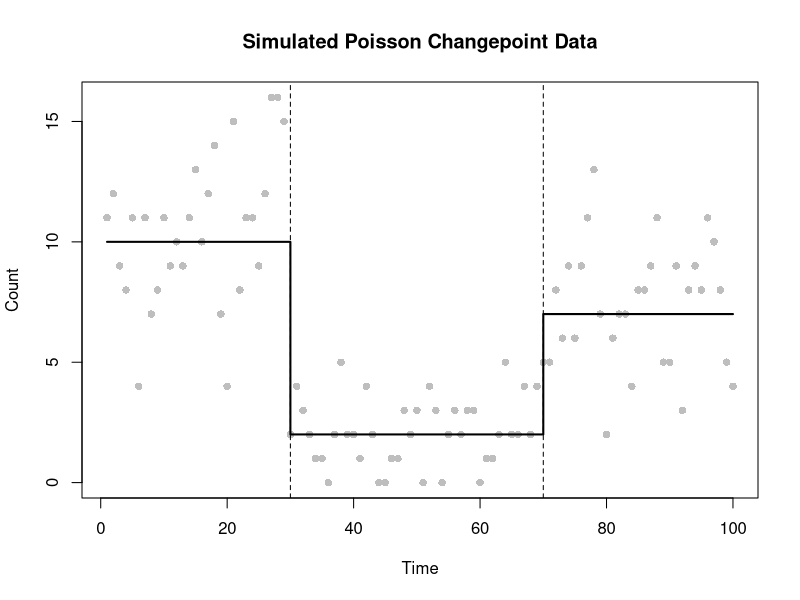
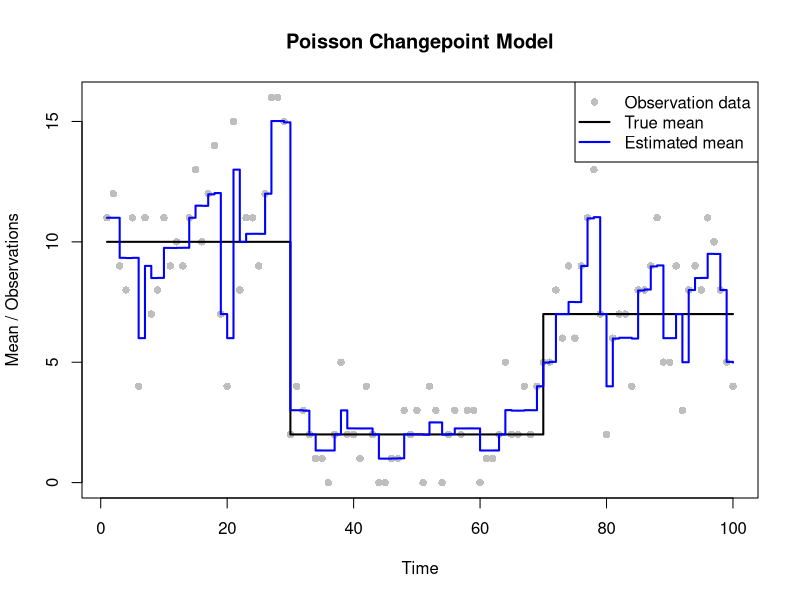
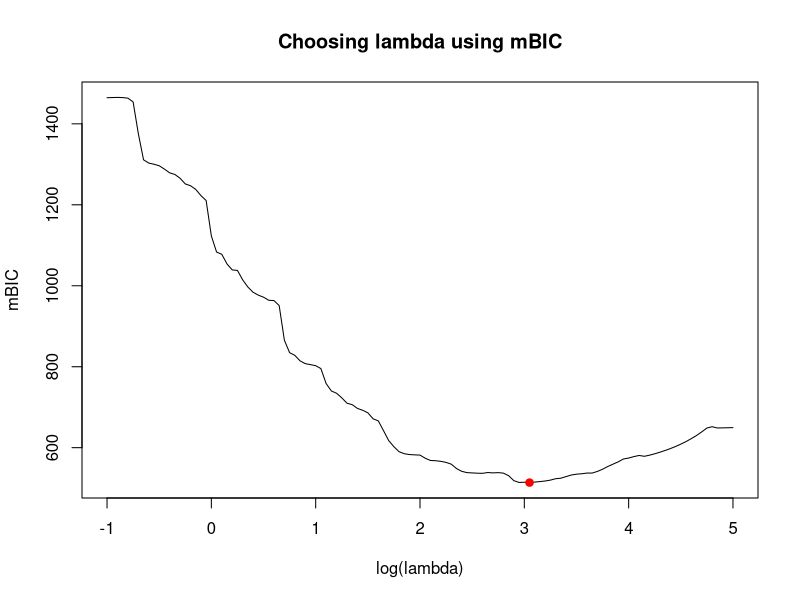
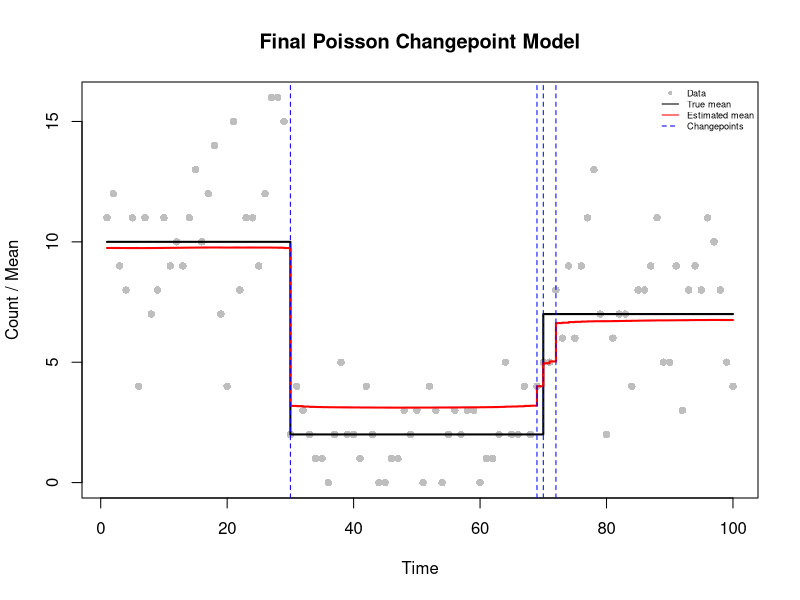
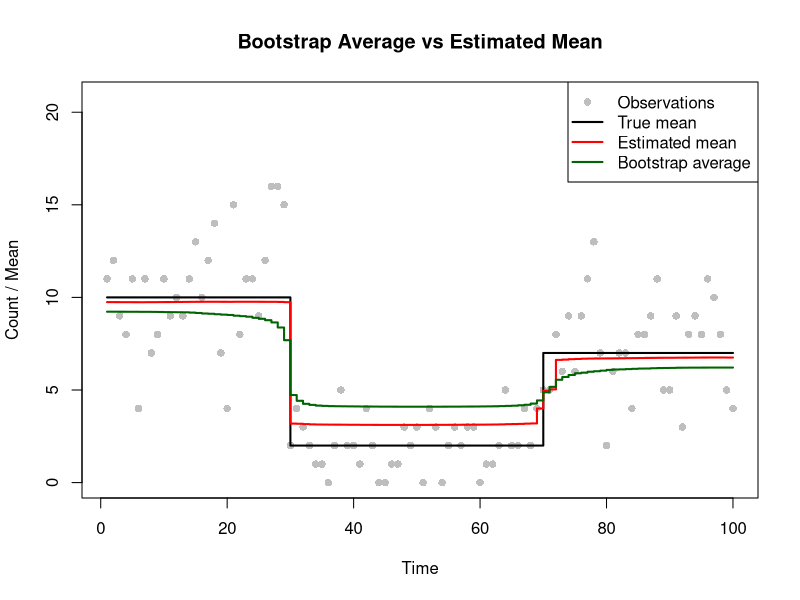
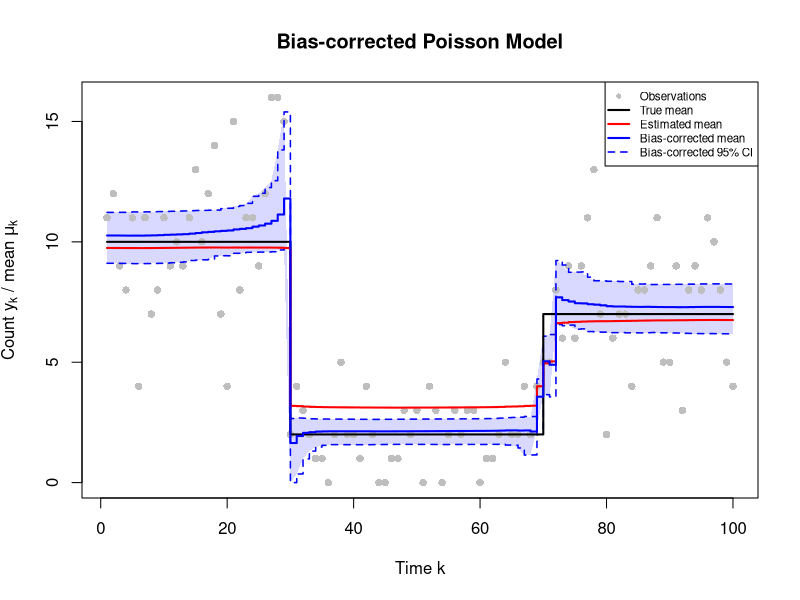

The R source for these figures, in order:
# =============================================================================
# Changepoint Estimation
#
#
# GitHub repository: https://github.com/pierrickdb/Group-15-Statistical-Programming
#
# Authors:
# Pierrick de Boer: S3034691
# Fagan Ganbarli: S3015664
# Raneem Alluhaydan: S3044929
#
# Contributions:
# Fagan Ganbarli (33.33%): Task 1-3
# Raneem Alluhaydan (33.33%): Task 4-5
# Pierrick de Boer (33.33%): Task 6-7
#
# Overview:
# Estimate changepoints in Poisson data using a smoothed LASSO penalty.
# Choose lambda by minimising mBIC.
# Use parametric bootstrapping for bias correction and confidence intervals.
#
# Main functions:
# 1. poisson_lasso_objective: Calculates the penalised cost.
# 2. poisson_lasso_grad: Calculates the gradient.
# 3. poisson_lasso_hess: Calculates the Hessian.
# 4. fd_jacobian: Checks derivatives numerically.
# 5. fit_poisson_lasso: Fits the model using BFGS.
# 6. poisson_lasso_edf: Calculates effective degrees of freedom.
# =============================================================================

# FUNCTION DEFINITIONS

# Task 2(a): Objective function
# Calculate the penalised negative log-likelihood
# for the Poisson changepoint model.

poisson_lasso_objective <- function(beta, y, lambda = 1, eps = 1e-6) {
  
  # Inputs:
  #   beta: Parameter vector of length n.
  #   y: Observed data vector.
  #   lambda: LASSO penalty parameter. Default value is 1.
  #   eps: Smoothing parameter. Default value is 1e-6.
  
  # Output:
  #   The penalised negative log-likelihood.
  
  # Method:
  #   Calculate the Poisson mean function, evaluate the
  #   negative log-likelihood and add the smoothed LASSO penalty.
  
  # Calculate the Poisson mean function.
  mu <- exp(cumsum(beta))
  
  # Calculate the negative Poisson log-likelihood.
  neg_loglik <- -sum(dpois(y, lambda = mu, log = TRUE))
  
  # Apply the smoothed LASSO penalty, excluding the first parameter.
  penalty <- lambda * sum(sqrt(beta[-1]^2 + eps))
  
  # Return the penalised objective function.
  return(neg_loglik + penalty)
}


# Task 2(b): Gradient function
# Calculate the gradient of the penalised objective function.

poisson_lasso_grad <- function(beta, y, lambda = 1, eps = 1e-6) {
  
  # Inputs:
  #   beta: Parameter vector of length n.
  #   y: Observed data vector.
  #   lambda: LASSO penalty parameter. Default value is 1.
  #   eps: Smoothing parameter. Default value is 1e-6.
  
  # Output:
  #   Gradient vector containing the first partial derivatives.
  
  # Method:
  #   Calculate the likelihood gradient using reverse cumulative
  #   sums and add the gradient of the smoothed penalty.
  
  # Calculate the Poisson mean function.
  mu <- exp(cumsum(beta))
  
  # Calculate the gradient of the negative log-likelihood.
  grad <- rev(cumsum(rev(mu - y)))
  
  # Add the penalty gradient, excluding the first parameter.
  grad[-1] <- grad[-1] +
    lambda * beta[-1] / sqrt(beta[-1]^2 + eps)
  
  # Return the gradient vector.
  return(grad)
}


# Task 2(c): Hessian function
# Calculate the Hessian matrix of the penalised objective function.

poisson_lasso_hess <- function(beta, y, lambda = 1, eps = 1e-6) {
  
  # Inputs:
  #   beta: Parameter vector of length n.
  #   y: Observed data vector.
  #   lambda: LASSO penalty parameter. Default value is 1.
  #   eps: Smoothing parameter. Default value is 1e-6.
  
  # Output:
  #   An n by n Hessian matrix containing the second derivatives.
  
  # Method:
  #   Calculate the likelihood Hessian using reverse cumulative sums
  #   and add the second derivatives of the penalty.
  
  # Store the number of parameters.
  n <- length(beta)
  mu <- exp(cumsum(beta))
  
  # Calculate reverse cumulative sums of the Poisson means.
  s <- rev(cumsum(rev(mu)))
  
  # Find the maximum index for each pair of parameters.
  idx <- outer(1:n, 1:n, pmax)
  H <- matrix(s[idx], n, n)
  
  # Calculate the second derivatives of the penalty.
  penalty_hess <- c(0, lambda * eps /
                      (beta[-1]^2 + eps)^(3/2))
  
  # Add the penalty derivatives to the diagonal.
  diag(H) <- diag(H) + penalty_hess
  
  # Return the Hessian matrix.
  return(H)
}


# Task 2(d): Numerical differentiation
# Use central finite differences to check the analytical
# gradient and Hessian functions.

fd_jacobian <- function(fn, beta, h = 1e-5) {
  
  # Inputs:
  #   fn: Function to differentiate.
  #   beta: Parameter vector at which derivatives are evaluated.
  #   h: Finite difference step size. Default value is 1e-5.
  
  # Output:
  #   Numerical Jacobian matrix.
  
  # Store the number of parameters.
  n <- length(beta)
  J <- matrix(0, length(fn(beta)), n)
  
  # Calculate numerical derivatives for each parameter.
  for (i in 1:n) {
    beta_plus <- beta_minus <- beta
    beta_plus[i] <- beta_plus[i] + h
    beta_minus[i] <- beta_minus[i] - h
    
    # Apply the central finite difference approximation.
    J[, i] <- (fn(beta_plus) - fn(beta_minus)) / (2 * h)
  }
  
  # Return the numerical Jacobian.
  return(J)
}


# Task 3: Fit the Poisson LASSO model using optim.
# Estimate the beta parameters by minimising the penalised
# negative log-likelihood using the BFGS method.

fit_poisson_lasso <- function(y, lambda = 1, beta_start = NULL) {
  
  # Inputs:
  #   y: Observed data vector.
  #   lambda: LASSO penalty parameter. Default value is 1.
  #   beta_start: Optional initial parameter vector.
  
  # Output:
  #   Optimisation results containing estimated parameters
  #   and convergence information.
  
  # Method:
  #   Initialise the parameters and minimise the objective
  #   function using BFGS with the analytical gradient.
  
  # Set the initial parameter values if none are provided.
  if (is.null(beta_start)) {
    beta_start <- c(log(mean(y)), rep(0, length(y) - 1))
  }
  
  # Fit the model using the BFGS optimisation method.
  fit <- optim(
    beta_start, poisson_lasso_objective,
    gr = poisson_lasso_grad,
    y = y, lambda = lambda,
    method = "BFGS",
    control = list(maxit = 10000, reltol = 1e-9)
  )
  
  # Check whether the optimisation algorithm converged.
  if (fit$convergence != 0) {
    warning(paste("No convergence at lambda =", lambda))
  }
  
  # Return the optimisation results.
  return(fit)
}


# Task 4: Calculate the effective degrees of freedom.

# Calculate the effective degrees of freedom using
# the penalised and unpenalised Hessian matrices.
poisson_lasso_edf <- function(beta, y, lambda) {
  
  # Inputs:
  #   beta: Estimated parameter vector.
  #   y: Observed data vector.
  #   lambda: LASSO penalty parameter.
  
  # Output:
  #   Effective degrees of freedom of the fitted model.
  
  # Method:
  #   Evaluate the penalised and unpenalised Hessians
  #   and calculate the trace of their matrix product.
  
  # Calculate the penalised Hessian.
  H1 <- poisson_lasso_hess(beta, y, lambda)
  
  # Calculate the unpenalised Hessian.
  H0 <- poisson_lasso_hess(beta, y, 0)
  
  # Calculate the effective degrees of freedom.
  edf <- sum(diag(solve(H1, H0)))
  
  # Return the effective degrees of freedom.
  return(edf)
}

# =============================================================================
# Analysis and testing
# =============================================================================

# Task 1: Generate the data set

# Define the number of observations and time points.
set.seed(12345)
n <- 100
time <- 1:n

# Specify the true changepoint locations.
tau_true <- c(1, 30, 70, n + 1)

# Calculate the true number of changepoints.
m_true <- length(tau_true) - 2

# Define the Poisson mean for each segment.
theta_true <- c(10, 2, 7)

mu_true <- numeric(n)

# Assign the corresponding mean to each time segment.
for (i in seq_along(theta_true)) {
  mu_true[tau_true[i]:(tau_true[i + 1] - 1)] <- theta_true[i]
}

# Generate observations from the Poisson changepoint model.
y <- rpois(n, lambda = mu_true)

# Plot the simulated observations and true mean function.
plot(time, y,
     pch = 16,
     col = "grey",
     xlab = "Time",
     ylab = "Count",
     main = "Simulated Poisson Changepoint Data")

lines(time, mu_true,
      col = "black",
      lwd = 2,
      type = "s")

abline(v = tau_true[-c(1, length(tau_true))],
       lty = "dashed")


# Task 2: Checking the gradient and Hessian

# Choose test parameter values for numerical differentiation.
beta_test <- c(log(mean(y)), rep(0.05, n - 1))

# Calculate the analytical gradient.
grad_analytical <- poisson_lasso_grad(beta_test, y)

# Approximate the gradient using central finite differences.
grad_numerical <- as.vector(fd_jacobian(
  function(b) poisson_lasso_objective(b, y),
  beta_test
))

# Calculate the analytical Hessian.
hess_analytical <- poisson_lasso_hess(beta_test, y)

# Approximate the Hessian using finite differences of the gradient.
hess_numerical <- fd_jacobian(
  function(b) poisson_lasso_grad(b, y),
  beta_test
)

# Compare the analytical and numerical derivatives.
max(abs(grad_analytical - grad_numerical))
max(abs(hess_analytical - hess_numerical))

# Gradient error = 4.230387e-07
# Hessian error = 5.817456e-07
# Both are close to zero, confirming the analytical derivatives.


# Task 3: Fit the model with lambda = 1

# Initialise the parameters using the sample mean.
beta_start <- c(log(mean(y)), rep(0, n - 1))

# Fit the Poisson LASSO model using BFGS.
fit <- fit_poisson_lasso(y, lambda = 1, beta_start = beta_start)

# Check whether the optimisation algorithm converged.
fit$convergence
fit$message

# Stop if the optimisation did not converge.
if (fit$convergence != 0) {
  stop("The model did not converge for lambda = 1.")
}

# Extract the estimated parameters and mean function.
beta_hat <- fit$par
mu_hat1 <- exp(cumsum(beta_hat))

# Plot the observations, true mean and estimated mean.
plot(time, y,
     pch = 16,
     col = "grey",
     xlab = "Time",
     ylab = "Mean / Observations",
     main = "Poisson Changepoint Model")

lines(time, mu_true,
      col = "black",
      lwd = 2,
      type = "s")

lines(time, mu_hat1,
      col = "blue",
      lwd = 2,
      type = "s")

legend("topright",
       legend = c("Observation data",
                  "True mean",
                  "Estimated mean"),
       col = c("grey", "black", "blue"),
       pch = c(16, NA, NA),
       lty = c(NA, 1, 1),
       lwd = c(NA, 2, 2))


# Task 4: Choosing lambda using mBIC

# Define the grid of log-lambda values.
lsp <- seq(-1, 5, by = 0.05)

# Initialise vectors for mBIC and effective degrees of freedom.
mbic <- rep(Inf, length(lsp))
edf <- rep(NA_real_, length(lsp))

# Use the initial parameter estimates for the first fit.
b0 <- beta_start

# Evaluate the model for each penalty value.
for (i in seq_along(lsp)) {
  
  # Convert the log-lambda value to lambda.
  lambda <- exp(lsp[i])
  
  # Fit the model using the current penalty value.
  fit_lambda <- fit_poisson_lasso(y, lambda, b0)
  
  # Skip penalty values where optimisation fails.
  if (fit_lambda$convergence != 0) {
    next
  }
  
  beta_lambda <- fit_lambda$par
  
  edf[i] <- poisson_lasso_edf(beta_lambda, y, lambda)
  
  # Calculate the fitted Poisson mean function.
  mu_lambda <- exp(cumsum(beta_lambda))
  
  # Calculate the maximised log-likelihood.
  ll <- sum(dpois(y, mu_lambda, log = TRUE))
  
  # Calculate the modified Bayesian Information Criterion.
  mbic[i] <- 3 * (edf[i] - 1) * log(n) - 2 * ll
  
  # Use the current estimates as starting values for the next fit.
  b0 <- beta_lambda
}

# Check that at least one penalty value has a valid mBIC.
if (all(!is.finite(mbic))) {
  stop("No valid mBIC values were obtained.")
}

# Find the penalty value that minimises mBIC.
i_opt <- which.min(mbic)
lambda_best <- exp(lsp[i_opt])

# Display the optimal penalty value.
lambda_best

# Display the optimal log-lambda, EDF and mBIC.
data.frame(
  log_lambda = lsp[i_opt],
  lambda = lambda_best,
  EDF = edf[i_opt],
  mBIC = mbic[i_opt]
)
# mBIC is minimised at log(lambda) = 3, giving lambda = 20.08554.

# Plot mBIC against log-lambda.
plot(lsp, mbic,
     type = "l",
     xlab = "log(lambda)",
     ylab = "mBIC",
     main = "Choosing lambda using mBIC")

points(lsp[i_opt], mbic[i_opt],
       col = "red",
       pch = 19)


# Task 5: Fit the final model

# Refit the model using the optimal penalty value.
fit_best <- fit_poisson_lasso(
  y, lambda_best,
  c(log(mean(y)), rep(0, n - 1))
)

# Check convergence of the final model.
fit_best$convergence

if (fit_best$convergence != 0) {
  stop("The final model did not converge.")
}

# Extract the final parameter estimates and mean function.
beta_best <- fit_best$par
mu_hat_best <- exp(cumsum(beta_best))

# Calculate the effective number of changepoints.
edf_best <- poisson_lasso_edf(beta_best, y, lambda_best)
m_hat <- floor(edf_best - 1)

# Identify the changepoints using the largest absolute coefficients.
# Exclude the first parameter because it represents the intercept.
if (m_hat > 0) {
  tau_hat <- sort(order(abs(beta_best[-1]),
                        decreasing = TRUE)[seq_len(m_hat)] + 1)
} else {
  tau_hat <- numeric(0)
}

# Plot the observations, true mean and estimated mean.
plot(time, y,
     pch = 16,
     col = "grey",
     xlab = "Time",
     ylab = "Count / Mean",
     main = "Final Poisson Changepoint Model")

lines(time, mu_true,
      col = "black",
      lwd = 2,
      type = "s")

lines(time, mu_hat_best,
      col = "red",
      lwd = 2,
      type = "s")

abline(v = tau_hat,
       col = "blue",
       lty = 2)

legend("topright",
       cex = 0.55,
       legend = c("Data", "True mean",
                  "Estimated mean", "Changepoints"),
       col = c("grey", "black", "red", "blue"),
       pch = c(16, NA, NA, NA),
       lty = c(NA, 1, 1, 2),
       bty = "n")

# Display the final model results.
lambda_best
m_hat
tau_hat

# EDF = 5.864, giving 4 estimated changepoints.
# Estimated locations: 30, 69, 70 and 72.
# True locations: 30 and 70.
# The change near 70 is split into several estimated changepoints.
# The penalty shrinks the estimated mean changes.


# Task 6: Parametric bootstrap

# Bootstrap sampling is used to estimate uncertainty and bias
# in the fitted Poisson mean function.

# Define the number of bootstrap samples.
B <- 200

# Store the estimated mean function for each bootstrap sample.
mu_boot <- matrix(NA_real_, nrow = B, ncol = n)

# Store the convergence status of each bootstrap fit.
conv_boot <- numeric(B)

# Generate and fit the bootstrap samples.
set.seed(1)

for (j in 1:B) {
  
  # Simulate new observations using the best fitted mean function.
  y_sim <- rpois(n, lambda = mu_hat_best)
  
  # Initialise the parameters for the bootstrap model.
  b_start <- c(log(mean(y_sim)), rep(0, n - 1))
  
  # Fit the model using the optimal penalty value.
  fit_sim <- fit_poisson_lasso(
    y_sim,
    lambda_best,
    beta_start = b_start
  )
  
  # Record the convergence status.
  conv_boot[j] <- fit_sim$convergence
  
  # Skip bootstrap samples where optimisation fails.
  if (fit_sim$convergence != 0) {
    warning(paste("No convergence in bootstrap sample", j))
    next
  }
  
  # Store the estimated mean function.
  mu_boot[j, ] <- exp(cumsum(fit_sim$par))
}

# Check the number of unsuccessful bootstrap fits.
sum(conv_boot != 0)

# Stop if any bootstrap sample failed.
if (any(conv_boot != 0) || anyNA(mu_boot)) {
  stop("Some bootstrap fits failed. Check convergence before continuing.")
}

# Calculate the average bootstrap mean function.
mu_bar <- colMeans(mu_boot)

# Plot the observations, true mean, estimated mean and bootstrap average.
plot(time, y,
     pch = 16,
     col = "grey",
     ylim = c(0, 1.3 * max(y, mu_true, mu_hat_best, mu_bar)),
     xlab = "Time",
     ylab = "Count / Mean",
     main = "Bootstrap Average vs Estimated Mean")

lines(time, mu_true,
      col = "black",
      lwd = 2,
      type = "s")

lines(time, mu_hat_best,
      col = "red",
      lwd = 2,
      type = "s")

lines(time, mu_bar,
      col = "darkgreen",
      lwd = 2,
      type = "s")

legend("topright",
       legend = c("Observations", "True mean",
                  "Estimated mean", "Bootstrap average"),
       col = c("grey", "black", "red", "darkgreen"),
       pch = c(16, NA, NA, NA),
       lty = c(NA, 1, 1, 1),
       lwd = c(NA, 2, 2, 2))

# Calculate the bias-corrected mean function.
mu_bc <- 2 * mu_hat_best - mu_bar

# Calculate the lower and upper 95% bootstrap quantiles.
q_L <- apply(mu_boot, 2, quantile, probs = 0.025)
q_U <- apply(mu_boot, 2, quantile, probs = 0.975)

# Reflect the bootstrap quantiles to obtain bias-corrected limits.
q_L_bc <- pmax(2 * mu_hat_best - q_U, 0)
q_U_bc <- 2 * mu_hat_best - q_L


# Task 7: Final plot

# Calculate suitable vertical axis limits using all plotted values.
ylim <- range(c(y, mu_true, mu_hat_best, mu_bc,
                q_L_bc, q_U_bc), na.rm = TRUE)

# Ensure that the vertical axis starts at zero.
ylim[1] <- min(0, ylim[1])

# Create the plot without drawing observations initially.
plot(time, mu_hat_best,
     type = "n",
     ylim = ylim,
     xlab = "Time k",
     ylab = expression("Count " * y[k] * " / mean " * mu[k]),
     main = "Bias-corrected Poisson Model")

# Draw the area between the bias-corrected confidence limits.
polygon(c(time, rev(time)),
        c(q_L_bc, rev(q_U_bc)),
        col = adjustcolor("blue", alpha.f = 0.15),
        border = NA)

# Add the original observations.
points(time, y,
       pch = 16,
       col = "grey")

# Add the bias-corrected confidence limits.
lines(time, q_L_bc,
      col = "blue",
      lty = 2,
      lwd = 1.5,
      type = "s")

lines(time, q_U_bc,
      col = "blue",
      lty = 2,
      lwd = 1.5,
      type = "s")

# Add the true, estimated and bias-corrected mean functions.
lines(time, mu_true,
      col = "black",
      lwd = 2,
      type = "s")

lines(time, mu_hat_best,
      col = "red",
      lwd = 2,
      type = "s")

lines(time, mu_bc,
      col = "blue",
      lwd = 2,
      type = "s")

# Identify all elements of the final plot.
legend("topright",
       cex = 0.7,
       legend = c("Observations", "True mean",
                  "Estimated mean", "Bias-corrected mean",
                  "Bias-corrected 95% CI"),
       col = c("grey", "black", "red", "blue", "blue"),
       pch = c(16, NA, NA, NA, NA),
       lty = c(NA, 1, 1, 1, 2),
       lwd = c(NA, 2, 2, 2, 1.5),
       bg = "white")

# Interpretation of the final plot:
# Shrinkage pulls the segment means of mu_hat towards each other; the bias
# correction largely reverses this, especially in the middle segment.
round(c(
  mu_hat = mean(mu_hat_best[31:68]),
  mu_bc = mean(mu_bc[31:68])
), 1) 

# The band is narrow within segments but widens sharply around k = 30 and k = 70:
# the bootstrap fits disagree on where the jump is, so mu_bar is smeared and
# mu_bc = 2*mu_hat - mu_bar overshoots just before the jump.
round(mu_bc[29], 1)

# Calculate the proportion of time points where the confidence interval
# contains the true mean function
mean(q_L_bc <= mu_true & mu_true <= q_U_bc)
# Identify time points where the true mean falls outside the confidence interval
which(!(q_L_bc <= mu_true & mu_true <= q_U_bc))
# 0.97 is close to the nominal 95%. The misses are at the jump near k = 70,
# which the fit spreads over k = 69-72.
